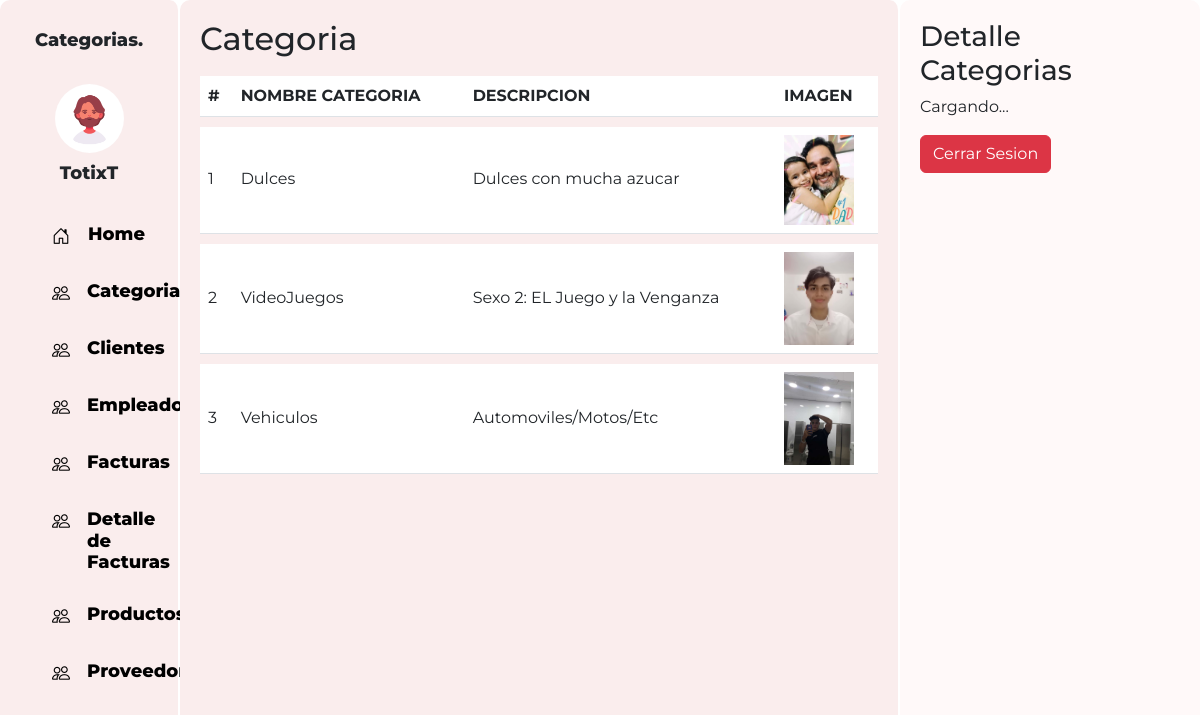
The page /Categorias2/categorias.php (signed in) on the database its author committed.
### tables this page shows
CREATE TABLE `categoria` (
  `Categoria_ID` int PRIMARY KEY AUTO_INCREMENT NOT NULL,
  `Categoria_Nombre` varchar(60) NOT NULL,
  `Descripcion` varchar(120) NOT NULL,
  `Imagen` mediumblob
);

### Categorias2/categoria.php (called while the page is built, shortened)
<?php
    class Categoria{
        protected $dbCnx;
        public function __construct($Categoria_ID=0,$Categoria_Nombre="",$Descripcion="",$Imagen=""){
            $this->dbCnx = new PDO(DB_TYPE . ":host=" . DB_HOST . ";dbname=" . DB_NAME, DB_USER, DB_PWD, [PDO::ATTR_DEFAULT_FETCH_MODE => PDO::FETCH_ASSOC]);
        }
        public function selectAll(){
            try {
                 $stm = $this->dbCnx->prepare("SELECT * FROM categoria");
                 $stm->execute();
                 return $stm->fetchAll();
            } catch (Exception $e) {
                $e -> getMessage();
            }
        }
    }
?>

### Categorias2/categorias.php (the view, shortened to what this page needs)
<?php
  require_once("categoria.php");
  $data = new Categoria();
  $all = $data->selectAll();
  $imagenPath = "../images/";
?>
<!DOCTYPE html>
<html>
<head>
  <link rel="stylesheet" href="https://cdn.jsdelivr.net/npm/bootstrap-icons@1.10.5/font/bootstrap-icons.css">
  <link href="https://cdn.jsdelivr.net/npm/bootstrap@5.3.0-alpha3/dist/css/bootstrap.min.css" rel="stylesheet"
>
  <link rel="stylesheet" type="text/css" href="../css/estudiantes.css">
</head>
<body>
  <div class="contenedor">
    <div class="parte-izquierda">
      <div class="perfil">
        <h3 style="margin-bottom: 2rem;">Categorias.</h3>
        <img src="../images/Diseño sin título.png" alt="" class="imagenPerfil">
        <h3><?php echo $_SESSION['Username']?></h3>
      </div>
      <div class="menus">
        <a href="../Home2/home.php" style="display: flex;gap:2px;">
          <i class="bi bi-house-door"> </i>
          <h3 style="margin: 0px;font-weight: 800;">Home</h3>
        </a>
        <a href="../Categorias2/categorias.php" style="display: flex;gap:1px;">
          <i class="bi bi-people"></i>
          <h3 style="margin: 0px;font-weight: 800;">Categorias</h3>
        </a>
        <a href="../Clientes2/clientes.php" style="display: flex;gap:1px;">
          <i class="bi bi-people"></i>
          <h3 style="margin: 0px;font-weight: 800;">Clientes</h3>
        </a>
        <a href="../Empleados2/empleados.php" style="display: flex;gap:1px;">
          <i class="bi bi-people"></i>
          <h3 style="margin: 0px;font-weight: 800;">Empleados</h3>
        </a>
        <a href="../Facturas2/facturas.php" style="display: flex;gap:1px;">
          <i class="bi bi-people"></i>
          <h3 style="margin: 0px;font-weight: 800;">Facturas</h3>
        </a>
        <a href="../Detalles2/detalles.php" style="display: flex;gap:1px;">
          <i class="bi bi-people"></i>
          <h3 style="margin: 0px;font-weight: 800;">Detalle de Facturas</h3>
        </a>
        <a href="../Productos2/productos.php" style="display: flex;gap:1px;">
          <i class="bi bi-people"></i>
          <h3 style="margin: 0px;font-weight: 800;">Productos</h3>
        </a>
        <a href="../Proveedores2/proveedores.php" style="display: flex;gap:1px;">
          <i class="bi bi-people"></i>
          <h3 style="margin: 0px;font-weight: 800;">Proveedores</h3>
        </a>
      </div>
    </div>
    <div class="parte-media">
      <div style="display: flex; justify-content: space-between;">
        <h2>Categoria</h2>
      </div>
      <div class="menuTabla contenedor2">
        <table class="table table-custom ">
          <thead>
            <tr>
              <th scope="col">#</th>
              <th scope="col">NOMBRE CATEGORIA</th>
              <th scope="col">DESCRIPCION</th>
              <th scope="col">IMAGEN</th>
            </tr>
          </thead>
          <tbody class="" id="tabla">
            <?php
            foreach($all as $key=> $val){
            ?>
            <tr>
              <td><?php echo $val['Categoria_ID'] ?></td>
              <td><?php echo $val['Categoria_Nombre'] ?></td>
              <td><?php echo $val['Descripcion'] ?></td>
              <td><img src="<?php echo $imagenPath . $val['Imagen']; ?>" width="70px" alt=""></td>
            </tr>
          </tbody>
        <?php
            }
            ?>
        </table>
      </div>
    </div>
    <div class="parte-derecho " id="detalles">
      <h3>Detalle Categorias</h3>
      <p>Cargando...</p>
      <form method="POST">
        <input class="btn btn-danger" type="submit" name="LogOut" id="LogOut" value="Cerrar Sesion">
      </form>
    </div>
</body>
</html>

### css/estudiantes.css (style rules this page uses)
body { font-family: 'Montserrat', sans-serif; height: 100%; overflow: hidden; }
.contenedor { display: flex; flex-direction: row; height: 100vh; margin: 0; }
.contenedor2 { overflow: auto; height: calc(100vh - 100px); }
.parte-media { background-color: #faeded; width: 60%; padding: 20px; border-radius: 10px; border-right: 2px solid rgb(255, 255, 255); }
.parte-derecho { background-color: #fff9f9; width: 25%; padding: 20px; border-radius: 10px; }
.imagenPerfil { border-radius: 100%; width: 50%; height: 50%; }
.perfil { display: flex; justify-content: center; align-items: center; flex-direction: column; font-size:large; font-weight: 800; }
.perfil h3 { font-size:large; font-weight: 800; margin-top: 10px; }
a { text-decoration: none; font-weight: lighter; color: black; }
.menus { padding-left: 2rem; margin-top: 2rem; display: flex; flex-direction: column; justify-content: center; gap: 30px; }
.menus h3 { font-weight: lighter; font-size:large }
i { margin-right: 1rem; font-size: large; }
.table>tbody { vertical-align: sub !important; }
.table-custom { border-collapse: separate; border-spacing: 0 10px; }
.table-custom tbody tr { background-color: #f0f0f0; border-radius: 15px; }
.parte-izquierda { background-color: #faeded; width: 15%; border-right: 2px solid rgb(255, 255, 255); padding: 20px; border-radius: 10px; }

### rows shown on the page
categoria: Categoria_ID "1", Categoria_Nombre "Dulces", Descripcion "Dulces con mucha azucar", Imagen (picture)
categoria: Categoria_ID "2", Categoria_Nombre "VideoJuegos", Descripcion "Sexo 2: EL Juego y la Venganza", Imagen (picture)
categoria: Categoria_ID "3", Categoria_Nombre "Vehiculos", Descripcion "Automoviles/Motos/Etc", Imagen (picture)

### other values the page prints
$_SESSION['Username'] "TotixT"
